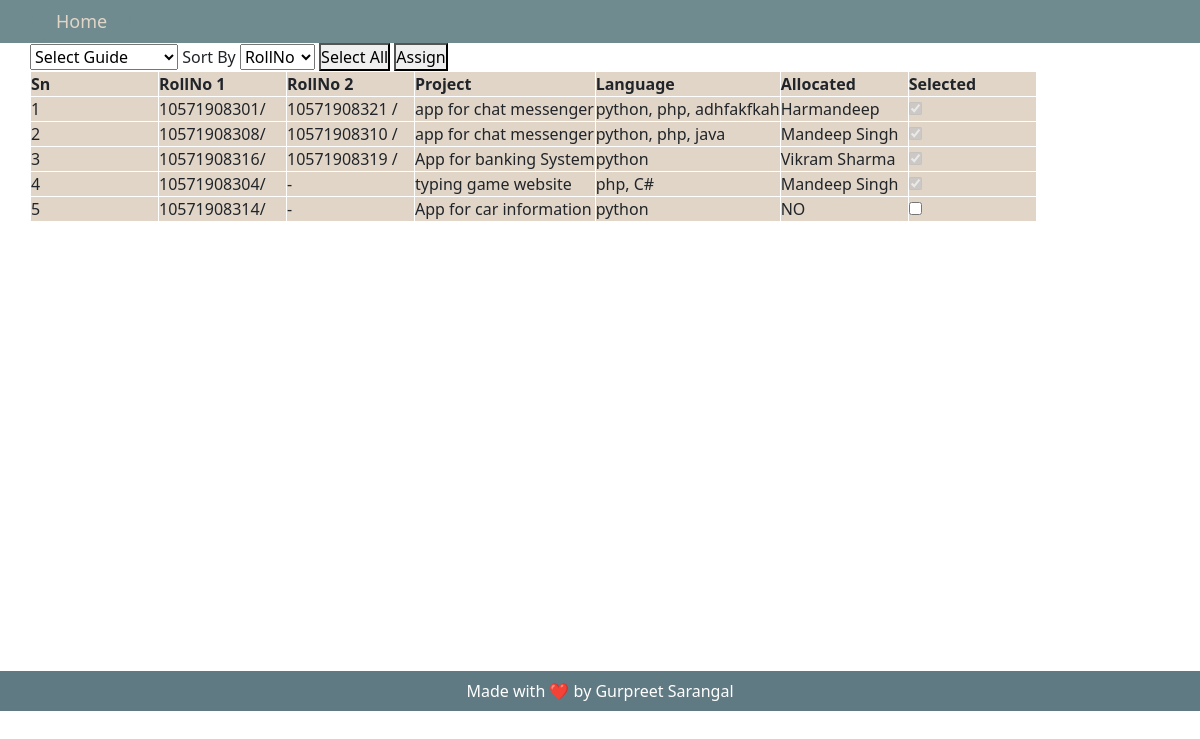
The app's page /staff/allocateguidesgroups/B.Sc. (Information Technology), Semester - V (signed in) with its own data.
### collegeAdmin/models.py (models this page shows, shortened)
class project(models.Model):
    name = models.CharField(max_length=100)
    language = models.CharField(max_length=60)
    tech = models.CharField(max_length=60)

class guide(models.Model):
    name = models.CharField(max_length=60)
    email = models.EmailField()
    mobile_1 = models.IntegerField()
    mobile_2 = models.IntegerField()

### staff/views.py (the view, shortened to what this page needs)
# urls.py: path('allocateguidesgroups/<className>', views.allocate_guides_groups, name="allocate-guide-group"),
@login_required
def allocate_guides_groups(request, className="all"):
    context = {
        "css":"allocate_guide_group.css",
        "js":"allocate_guide_group.js",
    }
    if className == "all":
        context["classes"] = []
        classes = student.objects.all().values("className").distinct()
        for class_ in classes:
            context["classes"].append(class_["className"])
        return render(request, 'allocate_guide_group.html',context)
    context["css"]="allocate_guide_to_class.css"
    context["js"]="allocate_guide_to_class.js"
    context["guides"]=[]
    all_guides = guide.objects.all().values("name")
    for guide_ in all_guides:
        context["guides"].append(guide_["name"])
    all_allocation_entries = allocationTable.objects.all()
    context["students"] = []
    for entry in all_allocation_entries:
        if entry.student_1.className == className:
            temp = {
                "student_1_rollNo": entry.student_1.rollNo,
                "projectName": entry.project.name,
                "lang": entry.project.language,
                "allocated": entry.guide.name if entry.guide else "NO",
            }
            if entry.student_2:
                temp["student_2_rollNo"] = entry.student_2.rollNo
            context["students"].append(temp)
    return render(request, "allocate_guide_to_class.html", context)

### staff/templates/allocate_guide_to_class.html (shortened to what this page needs)
{% extends 'base.html' %}
{% block navbar %}
{% include 'header.html' %}
{% endblock navbar %}
{% block body %}
<div class="container" id="main-content">
    <form action="#" method="post">
            <select name="guideName" id="guideName">
                <option value="" >Select Guide</option>
            </select>
            <label for="sortBy">Sort By</label>
            <select name="sortBy" id="sortBy">
                <option value="RollNo">RollNo</option>
            </select>
            <button>Select All</button>
            <button type="submit">Assign</button>
        <table>
            <tr>
                <th>Sn</th>
                <th>RollNo 1</th>
                <th>RollNo 2</th>
                <th>Project</th>
                <th>Language</th>
                <th>Allocated</th>
                <th>Selected</th>
            </tr>
            {% for stu in students %}
                <tr>
                    <td>{{ forloop.counter }}</td>
                    <td>{{ stu.student_1_rollNo}}/ </td>
                    {% if stu.student_2_rollNo %}
                        <td>{{ stu.student_2_rollNo}} /</td>
                    {% else %}
                        <td> - </td>
                    {% endif %}
                    <td>{{ stu.projectName}} </td>
                    <td>{{ stu.lang}} </td>
                    <td>{{ stu.allocated}} </td>
                    <td>
                    {% if stu.allocated == "NO" %}
                        <input type="checkbox" name="{{ stu.student_1_rollNo}}" id="" >
                    {% else %}
                        <input type="checkbox" name="{{ stu.student_1_rollNo}}" id="" checked disabled>
                    {% endif %}
                    </td>
                </tr>
            {% endfor %}
        </table>
    </form>
</div>
{% endblock body %}
{% block footer %}
{% include 'footer.html' %}
{% endblock footer %}

### staff/static/staff/css/allocate_guide_to_class.css (style rules this page uses)
* { margin:0px; padding: 0px; }
:root { --primary: #4f6979; --secondary: #607a83; --tertiary: #6f8b8f; --bg-primary: #928787; --bg-secondary: #bdab9b; --bg-tertiary: #ccbeae; --text-primary: #e1d5c8; }
#main-content { background-size: cover; margin: auto; padding: 0px; width: 100%; height: 78.5vh; }
table, th, td { border: 1px solid white; border-collapse: collapse; }
th, td { min-width: 8rem; background-color: var(--text-primary); }

### records on screen
project: projectName "app for chat messenger", lang "python, php, adhfakfkah"
guide: allocated "Harmandeep"
project: projectName "app for chat messenger", lang "python, php, java"
guide: allocated "Mandeep Singh" "Mandeep Singh"
project: projectName "App for banking System", lang "python"
guide: allocated "Vikram Sharma"
project: projectName "typing game website", lang "php, C#"
project: projectName "App for car information", lang "python"

### other values on screen
{{ stu.student_1_rollNo }} "10571908301" "10571908308" "10571908316" "10571908304" "10571908314"
{{ stu.student_2_rollNo }} "10571908321" "10571908310" "10571908319"
{{ stu.allocated }} "NO"
